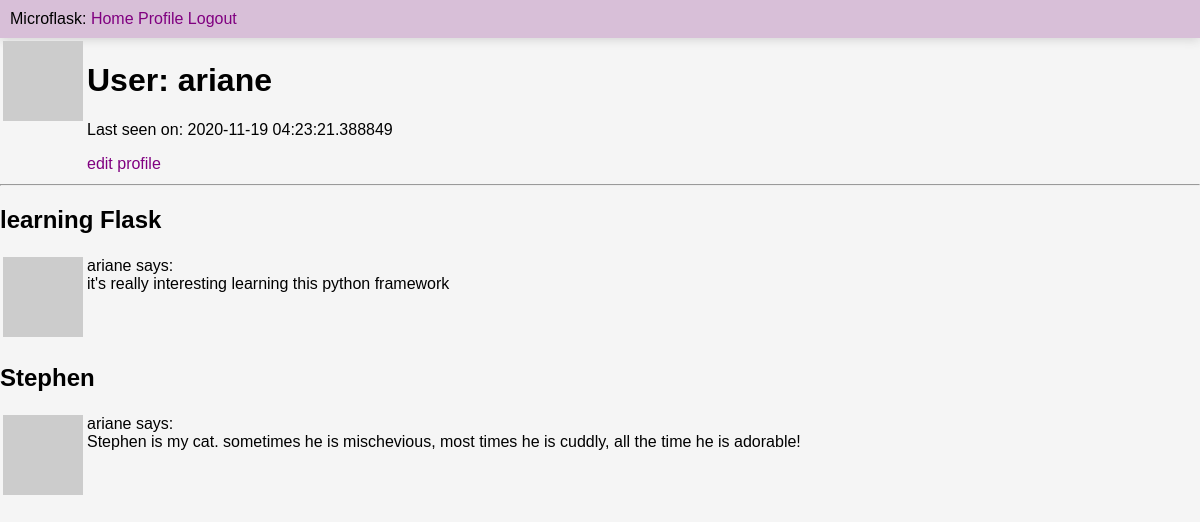
/user/ariane (signed in), run on an earlier commit of the app's database.
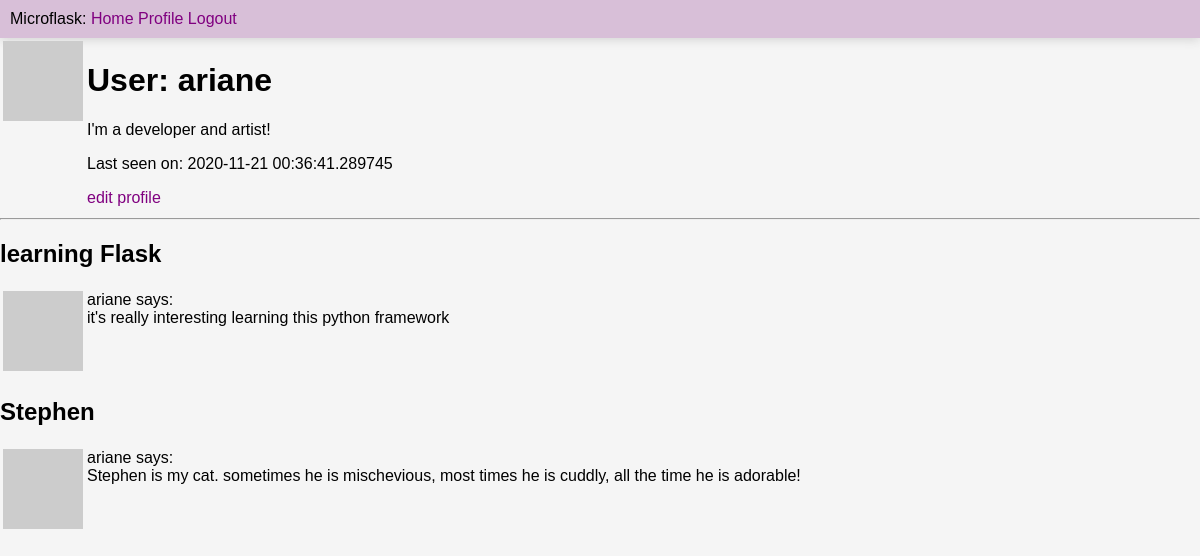
And on a later commit of the database.
### app/models.py (models this page shows, shortened)
class User(UserMixin, db.Model):
  id = db.Column(db.Integer, primary_key=True)
  username = db.Column(db.String(64), index=True, unique=True)
  email = db.Column(db.String(120), index=True, unique=True)
  password_hash = db.Column(db.String(128))
  posts = db.relationship('Post', backref='author', lazy='dynamic')
  about_me = db.Column(db.String(140))
  last_seen = db.Column(db.DateTime, default=datetime.utcnow)
  def avatar(self, size):
    digest = md5(self.email.lower().encode('utf-8')).hexdigest()
    return f"https://www.gravatar.com/avatar/{digest}?d=identicon&s={size}"

class Post(db.Model):
  id = db.Column(db.Integer, primary_key=True)
  title = db.Column(db.String(60))
  body = db.Column(db.String(140))
  timestamp = db.Column(db.DateTime, index=True, default=datetime.utcnow)
  user_id = db.Column(db.Integer, db.ForeignKey('user.id'))

### app/routes.py (the view)
@app.route('/user/<username>')
@login_required
def user(username):
  user = User.query.filter_by(username=username).first_or_404()
  posts = user.posts.all()
  return render_template('user.html', user=user, posts=posts)

### app/models.py (called while the page is built)
@login.user_loader
def load_user(id):
  return User.query.get(int(id))

### app/routes.py (called while the page is built)
@app.before_request
def before_request():
  if current_user.is_authenticated:
    current_user.last_seen = datetime.utcnow()
    db.session.commit()

### app/templates/user.html
{% extends 'layout.html' %}
{% block content %}
  <table>
    <tr valign="top">
        <td><img src="{{ user.avatar(128) }}"></td>
        <td>
          <h1>User: {{ user.username }}</h1>
          {% if user.about_me %}<p>{{ user.about_me }}</p>{% endif %}
          {% if user.last_seen %}<p>Last seen on: {{ user.last_seen }}</p>{% endif %}
          {% if user == current_user %}
          <a href="{{ url_for('edit_user', username=current_user.username) }}">edit profile</a>
          {% endif %}
        </td>
    </tr>
  </table>
  <hr>
  {% for post in posts %}
    {% include '_post.html' %}
  {% endfor %}
{% endblock %}

### app/templates/layout.html (shortened to what this page needs)
<!DOCTYPE html>
<html lang="en">
<head>
  <link href={{ url_for('static', filename='styles/global.css') }} rel='stylesheet' >
</head>
<body>
  <nav id='nav'>Microflask:
    <a href="/">Home</a>
    {% if current_user.is_anonymous %}
    <a href="/login">Login</a> /
    <a href='/register'>Register</a>
    {% else %}
    <a href="{{ url_for('user', username=current_user.username) }}">Profile</a>
    <a href="/logout">Logout</a>
    {% endif %}
  </nav>
  {% block content %}{% endblock %}
</body>
</html>

### app/templates/_post.html
<table>
  <tr valign="top">
      <tc><h2>{{post.title}}</h2></tc>
      <td><img src="{{ post.author.avatar(36) }}"></td>
      <td>{{ post.author.username }} says:<br>{{ post.body }}</td>
  </tr>
</table>

### app/static/styles/global.css (style rules this page uses)
html, body { margin: 0; padding: 0; background-color: whitesmoke; font-family: Arial, sans-serif; }
#nav { display: sticky; background-color: thistle; padding: 10px; box-shadow: 0px 2px 10px lightgray; }
a { text-decoration: none; color: purple; }

What changed in the data, as far as the page shows it:
changed User "ariane": about_me (not shown) → "I'm a developer and artist!"; last_seen "2020-11-19 04:23:21.388849" → "2020-11-21 00:36:41.289745"
